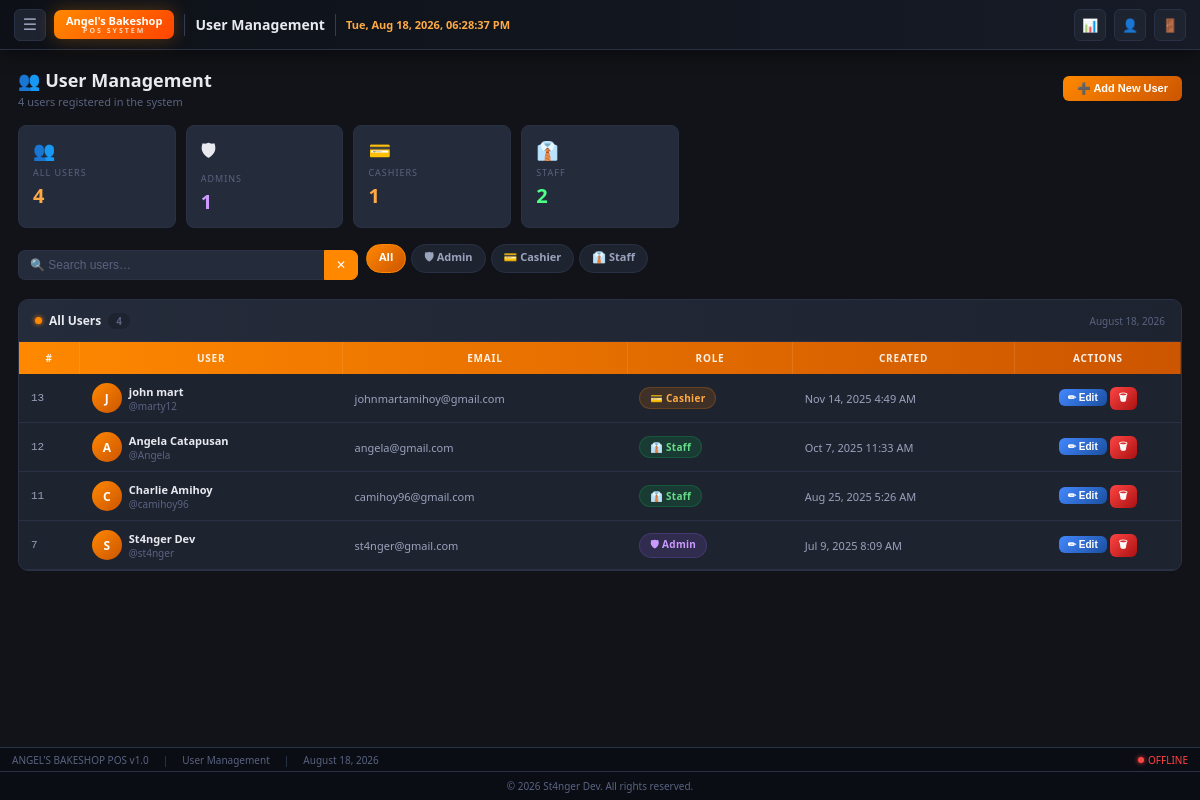
The page /admin/user.php (signed in) on the database its author committed.
### tables this page shows
CREATE TABLE `new_user` (
  `id` int(11) NOT NULL,
  `username` varchar(50) NOT NULL,
  `fullname` varchar(100) NOT NULL,
  `type` varchar(100) NOT NULL,
  `email` varchar(100) NOT NULL,
  `password` varchar(255) NOT NULL,
  `created_at` timestamp NOT NULL DEFAULT current_timestamp()
);

### admin/user.php (the view, shortened to what this page needs)
<?php
require('../dbconn.php');
$users = $conn->query("SELECT * FROM new_user ORDER BY created_at DESC");
$allUsers = $users->fetch_all(MYSQLI_ASSOC);
$adminCount   = count(array_filter($allUsers, fn($u) => $u['type']==='admin'));
$cashierCount = count(array_filter($allUsers, fn($u) => $u['type']==='cashier'));
$staffCount   = count(array_filter($allUsers, fn($u) => $u['type']==='staff'));
$totalCount   = count($allUsers);
$businessName = $systemSettings['business_name'] ?? 'Angel\'s Bakeshop';
$businessSubtitle = $systemSettings['business_subtitle'] ?? 'POS SYSTEM';
?>
<!DOCTYPE html>
<html lang="en">
<head>
<link rel="stylesheet" href="../css/bootstrap-icons.css">
</head>
<body>
<div class="top-bar">
  <button class="menu-btn" id="menuBtn" onclick="toggleSidebar()">☰</button>
  <div class="logo-pill">
    <span class="lp-name"><?= htmlspecialchars($businessName) ?></span>
    <span class="lp-sub"><?= htmlspecialchars($businessSubtitle) ?></span>
  </div>
  <span class="tb-title">User Management</span>
  <span class="tb-clock" id="currentTime"></span>
  <a class="tb-icon" href="../Dashboard.php" title="Dashboard">📊</a>
  <a class="tb-icon" href="prof.php"          title="Profile">👤</a>
  <a class="tb-icon" href="../logout.php"     title="Logout">🚪</a>
</div>
<div class="main" id="mainContent">
  <div class="page-hero">
    <div>
      <h2>👥 User Management</h2>
      <p><?= $totalCount ?> users registered in the system</p>
    </div>
    <button class="btn btn-orange" onclick="openSignupModal()">➕ Add New User</button>
  </div>
  <div class="stat-grid">
    <div class="stat-tile" onclick="filterByRole('all',this)">
      <div class="st-icon">👥</div>
      <div class="st-label">All Users</div>
      <div class="st-val orange"><?= $totalCount ?></div>
    </div>
    <div class="stat-tile" onclick="filterByRole('admin',this)">
      <div class="st-icon">🛡</div>
      <div class="st-label">Admins</div>
      <div class="st-val purple"><?= $adminCount ?></div>
    </div>
    <div class="stat-tile" onclick="filterByRole('cashier',this)">
      <div class="st-icon">💳</div>
      <div class="st-label">Cashiers</div>
      <div class="st-val orange"><?= $cashierCount ?></div>
    </div>
    <div class="stat-tile" onclick="filterByRole('staff',this)">
      <div class="st-icon">👔</div>
      <div class="st-label">Staff</div>
      <div class="st-val green"><?= $staffCount ?></div>
    </div>
  </div>
  <div class="action-bar">
    <div class="search-wrap">
      <input type="text" id="searchInput" placeholder="🔍 Search users…" oninput="searchTable()">
      <button onclick="clearSearch()">✕</button>
    </div>
    <div class="filter-tabs">
      <div class="filter-tab active" data-role="all"      onclick="filterByRole('all',null,this)">All</div>
      <div class="filter-tab"        data-role="admin"    onclick="filterByRole('admin',null,this)">🛡 Admin</div>
      <div class="filter-tab"        data-role="cashier"  onclick="filterByRole('cashier',null,this)">💳 Cashier</div>
      <div class="filter-tab"        data-role="staff"    onclick="filterByRole('staff',null,this)">👔 Staff</div>
    </div>
  </div>
  <div class="panel">
    <div class="panel-header">
      <div class="panel-title">
        <div class="pt-dot"></div>
        All Users
        <span id="shownCount" style="background:var(--bg3);color:var(--text3);border-radius:10px;padding:1px 8px;font-size:10px;"><?= $totalCount ?></span>
      </div>
      <span style="font-size:10px;color:var(--text3);"><?= date('F j, Y') ?></span>
    </div>
    <div style="padding:0;">
      <div class="tbl-wrap">
        <table class="data-tbl" id="userTable">
          <thead>
            <tr>
              <th>#</th>
              <th>User</th>
              <th>Email</th>
              <th>Role</th>
              <th>Created</th>
              <th style="text-align:center;">Actions</th>
            </tr>
          </thead>
          <tbody>
          <?php foreach($allUsers as $u):
            $initials = strtoupper(substr($u['fullname']??$u['username'],0,1));
            $roleBadge = match($u['type']) {
                'admin'   => ['rb-admin',  '🛡 Admin'],
                'cashier' => ['rb-cashier','💳 Cashier'],
                'staff'   => ['rb-staff',  '👔 Staff'],
                default   => ['rb-other',  $u['type']],
            };
          ?>
          <tr data-role="<?= htmlspecialchars($u['type']) ?>">
            <td class="td-id"><?= $u['id'] ?></td>
            <td>
              <div class="user-cell">
                <div class="user-avatar"><?= $initials ?></div>
                <div>
                  <div class="td-name"><?= htmlspecialchars($u['fullname']) ?></div>
                  <div style="color:var(--text3);font-size:10px;">@<?= htmlspecialchars($u['username']) ?></div>
                </div>
              </div>
            </td>
            <td class="td-email"><?= htmlspecialchars($u['email']) ?></td>
            <td><span class="role-badge <?= $roleBadge[0] ?>"><?= $roleBadge[1] ?></span></td>
            <td class="td-date"><?= date('M j, Y g:i A',strtotime($u['created_at'])) ?></td>
            <td style="text-align:center;white-space:nowrap;">
              <button class="btn btn-blue btn-sm edit-btn"
                      data-user='<?= htmlspecialchars(json_encode($u),ENT_QUOTES) ?>'>✏ Edit</button>
              <a class="btn btn-red btn-sm"
                 href="user.php?delete=<?= $u['id'] ?>"
                 onclick="return confirmDelete(event,this)">🗑</a>
            </td>
          </tr>
          <?php endforeach; ?>
          </tbody>
        </table>
      </div>
    </div>
  </div>
</div>
<div class="status-bar">
  <span>ANGEL'S BAKESHOP POS v1.0</span><span class="s-sep">|</span>
  <span>User Management</span><span class="s-sep">|</span>
  <span><?= date('F j, Y') ?></span>
  <div class="s-conn offline" id="connStatus"><div class="cdot"></div><span>OFFLINE</span></div>
</div>
<div class="footer">&copy; <?= date('Y') ?> St4nger Dev. All rights reserved.</div>
</body>
</html>

### rows shown on the page
new_user: id "13", fullname "J", fullname "john mart", username "marty12", email "johnmartamihoy@gmail.com", type "💳 Cashier", created_at "Nov 14, 2025 4:49 AM"
new_user: id "12", fullname "A", fullname "Angela Catapusan", username "Angela", email "angela@gmail.com", type "👔 Staff", created_at "Oct 7, 2025 11:33 AM"
new_user: id "11", fullname "C", fullname "Charlie Amihoy", username "camihoy96", email "camihoy96@gmail.com", type "👔 Staff", created_at "Aug 25, 2025 5:26 AM"
new_user: id "7", fullname "S", fullname "St4nger Dev", username "st4nger", email "st4nger@gmail.com", type "🛡 Admin", created_at "Jul 9, 2025 8:09 AM"

### other values the page prints
$businessName "Angel's Bakeshop"
$businessSubtitle "POS SYSTEM"
$totalCount "4"
$adminCount "1"
$cashierCount "1"
$staffCount "2"
